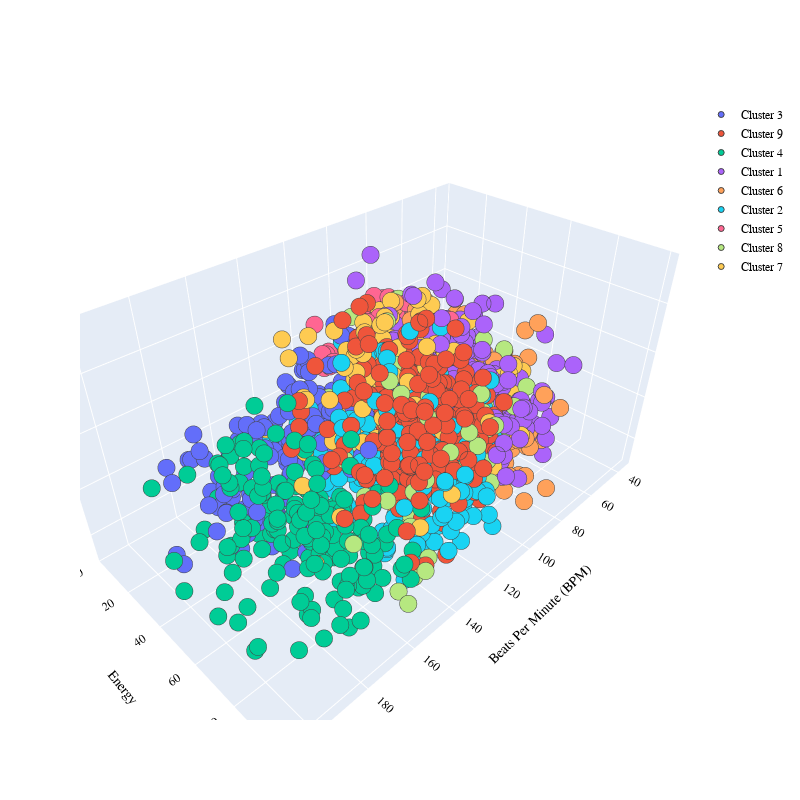

Here is the notebook cell this chart was saved with:
### Code cell
import plotly.graph_objects as go
PLOT = go.Figure()
for i in list(data["Music Segments"].unique()):
    

    PLOT.add_trace(go.Scatter3d(x = data[data["Music Segments"]== i]['Beats Per Minute (BPM)'],
                                y = data[data["Music Segments"] == i]['Energy'],
                                z = data[data["Music Segments"] == i]['Danceability'],                        
                                mode = 'markers',marker_size = 6, marker_line_width = 1,
                                name = str(i)))
PLOT.update_traces(hovertemplate='Beats Per Minute (BPM): %{x} <br>Energy: %{y} <br>Danceability: %{z}')

    
PLOT.update_layout(width = 800, height = 800, autosize = True, showlegend = True,
                   scene = dict(xaxis=dict(title = 'Beats Per Minute (BPM)', titlefont_color = 'black'),
                                yaxis=dict(title = 'Energy', titlefont_color = 'black'),
                                zaxis=dict(title = 'Danceability', titlefont_color = 'black')),
                   font = dict(family = "Gilroy", color  = 'black', size = 12))

### Figure 1 — Plotly figure (JSON) as saved in the notebook; plotly's stock layout.template omitted (floating-point values rounded to 4 significant figures; data arrays with more than 128 entries replaced by an {"elided": "..."} marker saying what was removed)
{"data": [{"hovertemplate": "Beats Per Minute (BPM): %{x} <br>Energy: %{y} <br>Danceability: %{z}", "marker": {"line": {"width": 1}, "size": 6}, "mode": "markers", "name": "Cluster 3", "type": "scatter3d", "x": {"elided": "150 int values"}, "y": {"elided": "150 int values"}, "z": {"elided": "150 int values"}}, {"hovertemplate": "Beats Per Minute (BPM): %{x} <br>Energy: %{y} <br>Danceability: %{z}", "marker": {"line": {"width": 1}, "size": 6}, "mode": "markers", "name": "Cluster 9", "type": "scatter3d", "x": {"elided": "268 int values"}, "y": {"elided": "268 int values"}, "z": {"elided": "268 int values"}}, {"hovertemplate": "Beats Per Minute (BPM): %{x} <br>Energy: %{y} <br>Danceability: %{z}", "marker": {"line": {"width": 1}, "size": 6}, "mode": "markers", "name": "Cluster 4", "type": "scatter3d", "x": {"elided": "179 int values"}, "y": {"elided": "179 int values"}, "z": {"elided": "179 int values"}}, {"hovertemplate": "Beats Per Minute (BPM): %{x} <br>Energy: %{y} <br>Danceability: %{z}", "marker": {"line": {"width": 1}, "size": 6}, "mode": "markers", "name": "Cluster 1", "type": "scatter3d", "x": {"elided": "258 int values"}, "y": {"elided": "258 int values"}, "z": {"elided": "258 int values"}}, {"hovertemplate": "Beats Per Minute (BPM): %{x} <br>Energy: %{y} <br>Danceability: %{z}", "marker": {"line": {"width": 1}, "size": 6}, "mode": "markers", "name": "Cluster 6", "type": "scatter3d", "x": {"elided": "215 int values"}, "y": {"elided": "215 int values"}, "z": {"elided": "215 int values"}}, {"hovertemplate": "Beats Per Minute (BPM): %{x} <br>Energy: %{y} <br>Danceability: %{z}", "marker": {"line": {"width": 1}, "size": 6}, "mode": "markers", "name": "Cluster 2", "type": "scatter3d", "x": {"elided": "284 int values"}, "y": {"elided": "284 int values"}, "z": {"elided": "284 int values"}}, {"hovertemplate": "Beats Per Minute (BPM): %{x} <br>Energy: %{y} <br>Danceability: %{z}", "marker": {"line": {"width": 1}, "size": 6}, "mode": "markers", "name": "Cluster 5", "type": "scatter3d", "x": {"elided": "227 int values"}, "y": {"elided": "227 int values"}, "z": {"elided": "227 int values"}}, {"hovertemplate": "Beats Per Minute (BPM): %{x} <br>Energy: %{y} <br>Danceability: %{z}", "marker": {"line": {"width": 1}, "size": 6}, "mode": "markers", "name": "Cluster 8", "type": "scatter3d", "x": [102, 117, 115, 92, 92, 104, 157, 107, 85, 136, 128, 136, 130, 159, 112, 104, 150, 110, 96, 81, 105, 114, 130, 139, 90, 112, 174, 131, 94, 136, 100, 84, 148, 114, 135, 111, 92, 125, 95, 147, 118, 116, 147, 130, 121, 123, 104, 100, 134, 134, 112, 78, 89, 101, 135, 125, 111, 117, 156, 92, 91, 95, 106, 133, 117, 105, 119, 117, 127, 129, 147, 117, 113, 106, 111, 144, 120, 140, 99, 120, 102, 92, 134, 103, 94, 109, 115, 84, 92, 135, 110, 106, 133, 134, 122, 127, 149, 163, 96, 85, 122, 127], "y": [88, 93, 46, 76, 69, 92, 93, 79, 76, 85, 77, 93, 32, 99, 59, 86, 93, 86, 63, 56, 86, 89, 49, 71, 66, 77, 92, 83, 75, 78, 47, 40, 60, 93, 72, 64, 88, 88, 79, 68, 89, 87, 89, 50, 76, 59, 51, 45, 51, 75, 81, 68, 64, 88, 89, 68, 74, 93, 87, 61, 82, 85, 68, 64, 92, 78, 75, 79, 96, 94, 95, 71, 45, 84, 85, 91, 32, 90, 64, 34, 72, 65, 82, 75, 52, 59, 39, 13, 29, 72, 86, 85, 80, 51, 98, 90, 90, 46, 67, 56, 72, 87], "z": [54, 38, 83, 52, 76, 66, 23, 69, 37, 58, 74, 66, 53, 24, 30, 54, 24, 50, 66, 37, 64, 59, 41, 82, 54, 65, 55, 43, 65, 45, 32, 70, 51, 41, 76, 62, 66, 56, 36, 40, 76, 55, 55, 55, 61, 76, 38, 49, 45, 29, 60, 66, 57, 54, 50, 46, 60, 52, 56, 63, 67, 60, 63, 55, 64, 55, 50, 61, 65, 70, 26, 66, 37, 46, 64, 59, 43, 23, 44, 82, 59, 48, 72, 35, 56, 57, 62, 21, 77, 27, 33, 54, 52, 41, 71, 56, 43, 36, 45, 40, 62, 41]}, {"hovertemplate": "Beats Per Minute (BPM): %{x} <br>Energy: %{y} <br>Danceability: %{z}", "marker": {"line": {"width": 1}, "size": 6}, "mode": "markers", "name": "nan", "type": "scatter3d", "x": [], "y": [], "z": []}, {"hovertemplate": "Beats Per Minute (BPM): %{x} <br>Energy: %{y} <br>Danceability: %{z}", "marker": {"line": {"width": 1}, "size": 6}, "mode": "markers", "name": "Cluster 7", "type": "scatter3d", "x": {"elided": "161 int values"}, "y": {"elided": "161 int values"}, "z": {"elided": "161 int values"}}], "layout": {"autosize": true, "font": {"color": "black", "family": "Gilroy", "size": 12}, "height": 800, "scene": {"xaxis": {"title": {"font": {"color": "black"}, "text": "Beats Per Minute (BPM)"}}, "yaxis": {"title": {"font": {"color": "black"}, "text": "Energy"}}, "zaxis": {"title": {"font": {"color": "black"}, "text": "Danceability"}}}, "showlegend": true, "width": 800}}
